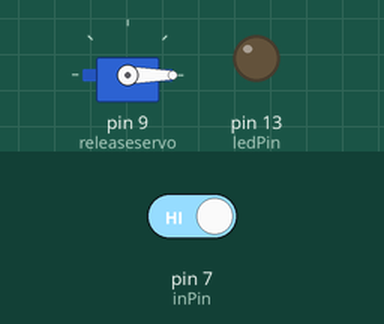
Simulated run of this sketch. Board: Arduino Uno, built with avr-gcc and run on an emulated ATmega328P. Shown: servo, output pins drawn as LEDs (lit = HIGH). The inputs (shaded band) are chosen by the test bench; at power-on: pin 7 (inPin) HIGH.

Above: at 1.2 s.
1.3 s: pin 7 (inPin) driven LOW
At 2.1 s:
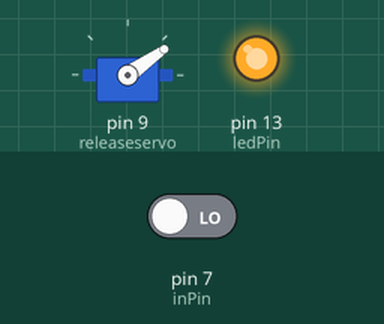
At 28.6 s:
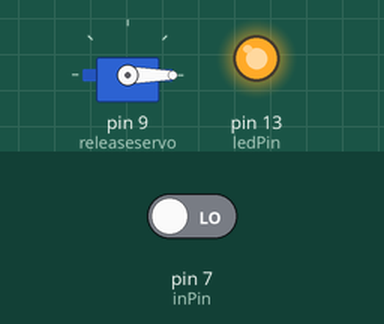
Timing chart, 0 to 29.8 s (numbered marks = the images above; inputs shaded):
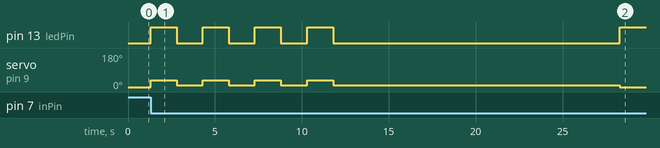

The sketch:

rocket.ino
```cpp
/*
VLR, Villa Lite Rocket is a model rocket being developed by Caleb Bird this software is used for the parachute deployed system

Developed by Caleb Bird.

Thanks to Jeremy Hall for some help with the code and developing the parashute release system.
*/

#include <Servo.h>
#include <SPI.h>
#include <SD.h>


Servo releaseservo;  // create servo object to control a servos

int pos = 0;  // variable to store the servo position
int ledPin = 13;
int inPin = 7;
int inputsatus = 0;
int val = 0;
boolean launchpermission = false;

void setup()
{
  releaseservo.attach(9);  // attaches the servo on pin 9 to the servo object
  pinMode(ledPin, OUTPUT);
  pinMode(inPin, INPUT);
  releaseservo.write(pos);
  Serial.begin(38400);
 // dataFile.println("Initializing Parachute Deployment Setup");
}

void loop()
{

  val = digitalRead(inPin);
  /*
  if(val == LOW){
  launchpermission = true;
  digitalWrite(ledPin, HIGH);
  }
  */

  if(val == LOW){
    //dataFile.println("Tesiting motors")
    digitalWrite(ledPin, HIGH);
    //It will start testing the motors, making sure they are working, you should be able to hear them working, if you cant, then you can shut it off.
    pos = 35;
    digitalWrite(ledPin, HIGH);
    releaseservo.write(pos);
    delay(1500); // these delays give it enough time to move.
    pos = 10;
    digitalWrite(ledPin, LOW);
    releaseservo.write(pos);
    delay(1500);
    pos = 35;
    digitalWrite(ledPin, HIGH);
    releaseservo.write(pos);
    delay(1500);
    pos = 10;
    digitalWrite(ledPin, LOW);
    releaseservo.write(pos);
    delay(1500);
    pos = 35;
    digitalWrite(ledPin, HIGH);
    releaseservo.write(pos);
    delay(1500);
    pos = 10;
    digitalWrite(ledPin, LOW);
    releaseservo.write(pos);
    delay(1500);
    pos = 35;
    digitalWrite(ledPin, HIGH);
    releaseservo.write(pos);
    delay(1500);
    pos = 10;
    digitalWrite(ledPin, LOW);
    releaseservo.write(pos);
    delay(1500);

    delay(15000); // Gives you enough time to check the motors.
    // the motors move into place.
    int pos = 0;
    releaseservo.write(pos);
    if(val == LOW){
    digitalWrite(ledPin, HIGH);
    delay(3000);
    digitalWrite(ledPin, LOW);
    delay(30000); //30 second countdown to run away

    // for debugging, this means its launching
    digitalWrite(ledPin, HIGH);
    delay(1000);
    digitalWrite(ledPin, LOW);
    delay(1000);
    digitalWrite(ledPin, HIGH);
    delay(1000);
    digitalWrite(ledPin, LOW);
    delay(1000);

    delay(10000); //the engines burn time
    // datafile.println("unlocking parachute");
    delay(800); // gives it enough time to unlock, then deploys the parachute

    // dataFile.println("Deploying Parachute")
    pos = 180;
    releaseservo.write(pos);
    delay(7000);

    while(true){ // Need to make sure the arduino and everything survived...
    digitalWrite(ledPin, HIGH);
    delay(1000);
    digitalWrite(ledPin, LOW);

    pos = 100;
    releaseservo.write(pos);
    delay(1500); // these delays give it enough time to move.
    pos = 10;
    releaseservo.write(pos);
    delay(1500);
    }
    }
 }
}
```

Measured:
- after the input at 1.3 s, pin 13 (ledPin): goes 3 × (HIGH 1.5 s, LOW 1.5 s), HIGH 1.5 s, LOW 16.5 s, then HIGH, starting at once; servo on pin 9 (releaseservo): 0° → 35° at once, → 10° 1.5 s later, → 35° 1.5 s later, → 10° 1.5 s later, … (9 changes in this stretch)
